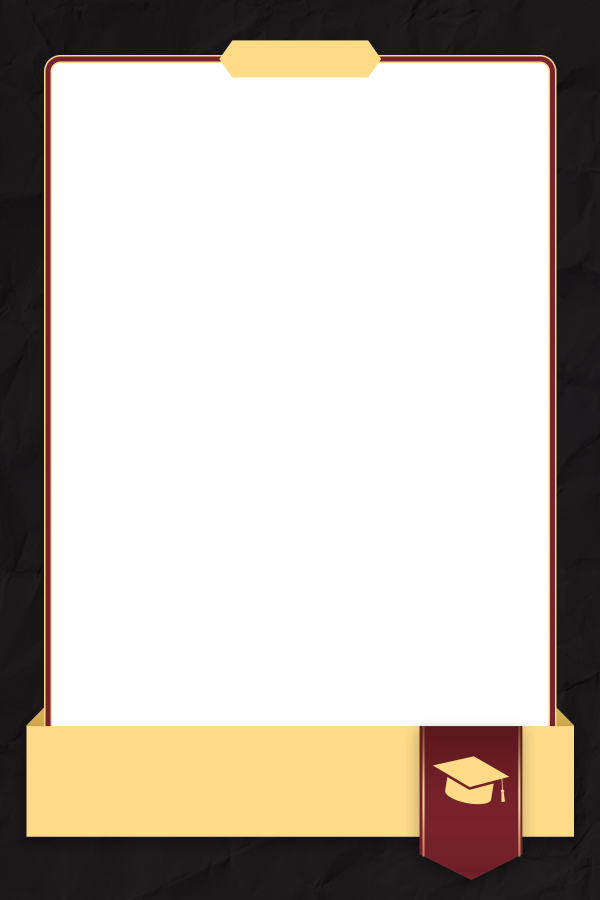
#> input picture assets/templates/4x6_01.png, 1200 x 1800 px, given in place of a, which was not available (shown at 1/2 size)
$ python -i image_processor.py   (imports and definitions only)
#> lines starting #> are read from the running program, lines starting #| are printed output that depends on the picture; pictures that were not available may be replaced by others from this repository, and a replacement may not be noted
import os
import json
import math
import numpy as np
from PIL import Image, ImageDraw, ImageFont

# [9 lines left out: function find_coeffs, not called in this run]

def get_template_config(template_path):
    if not template_path: return None
    config_path = template_path + ".json"
    if os.path.exists(config_path):
        with open(config_path, 'r') as f:
            return json.load(f)
    return None

def create_photostrip(image_paths, output_path, template_path=None, custom_coords=None, bg_color="#ffffff", shapes=None, overlays_data=None):
#> called with image_paths = 'assets/templates/4x6_01.png', output_path = 'out.png', bg_color = '#ffffff'
    if overlays_data is None: overlays_data = []
    if shapes is None: shapes = []

    if template_path and os.path.exists(template_path):
        template = Image.open(template_path).convert("RGBA")
        strip_width, strip_height = template.size
    else:
        template = None
        strip_width, strip_height = 600, 1800

    bg_hex = bg_color.lstrip('#') if bg_color else 'ffffff'
    try:
        if bg_color == "transparent":
            bg_rgba = (255, 255, 255, 0)
        elif len(bg_hex) == 6:
            bg_rgba = tuple(int(bg_hex[i:i+2], 16) for i in (0, 2, 4)) + (255,)
        else:
            bg_rgba = (255, 255, 255, 255)
    except:
        bg_rgba = (255, 255, 255, 255)

    canvas = Image.new('RGBA', (strip_width, strip_height), color=bg_rgba)
#> canvas: PIL image 600x1800 RGBA; every value is 255
    draw = ImageDraw.Draw(canvas)

    num_images = len(image_paths)
    if num_images == 0:
        if template: canvas = Image.alpha_composite(canvas, template)
        canvas.convert("RGB").save(output_path, "JPEG", quality=95)
        return output_path

    config = get_template_config(template_path)

    if not config or not config.get('slots'):
        # Fallback Auto-Spacing
        margin = 30
        available_height = strip_height - (margin * (num_images + 1)) - 150
        img_height = available_height // num_images
        img_width = strip_width - (margin * 2)
        y_offset = margin
        for i, path in enumerate(image_paths):
            img = Image.open(path).convert("RGBA")
#> img is the input picture: PIL image 1200x1800 RGBA; mean R, G, B, A 56.8, 46.8, 39, 100.6
            img = img.resize((img_width, img_height), Image.Resampling.LANCZOS)
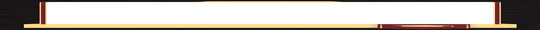
#> img: PIL image 540x30 RGBA; mean R, G, B, A 57.6, 46.6, 33.5, 100.6; transparent parts drawn white

            # Apply shape mask even for fallback layout
            slot_shape = shapes[i] if i < len(shapes) else 'rectangle'

            mask = Image.new('L', (img_width, img_height), 0)
#> mask: PIL image 540x30 L; every value is 0
            mask_draw = ImageDraw.Draw(mask)
            if slot_shape == 'circle':
                mask_draw.ellipse([0, 0, img_width, img_height], fill=255)
            elif slot_shape == 'rounded':
                mask_draw.rounded_rectangle([0, 0, img_width, img_height], radius=30, fill=255)
            else:
                mask_draw.rectangle([0, 0, img_width, img_height], fill=255)

            img.putalpha(mask)
#> mask: PIL image 540x30 L; every value is 255
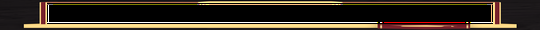
#> img: PIL image 540x30 RGBA; mean R, G, B, A 57.6, 46.6, 33.5, 255

            temp_layer = Image.new('RGBA', canvas.size, (0,0,0,0))
#> temp_layer: PIL image 600x1800 RGBA; every value is 0
            temp_layer.paste(img, (margin, y_offset))
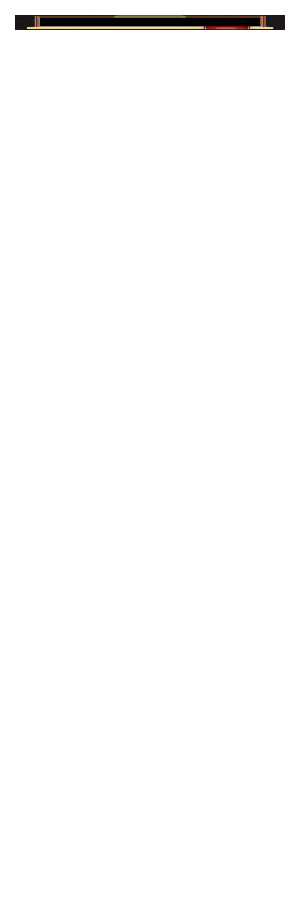
#> temp_layer: PIL image 600x1800 RGBA (shown at 1/2 size); mean R, G, B, A 0.9, 0.7, 0.5, 3.8; transparent parts drawn white
            canvas = Image.alpha_composite(canvas, temp_layer)
            y_offset += img_height + margin
    else:
        slots = config['slots']
        for i, path in enumerate(image_paths):
            if i >= len(slots): break
            slot = slots[i]
            pts = slot['points'] # [{'x':., 'y':.}, ...]

            # Target Quad
            target_quad = [(p['x'], p['y']) for p in pts]

            # Find bounding box of target quad
            min_x = min(p[0] for p in target_quad)
            max_x = max(p[0] for p in target_quad)
            min_y = min(p[1] for p in target_quad)
            max_y = max(p[1] for p in target_quad)

            tw, th = int(max_x - min_x), int(max_y - min_y)
            if tw == 0 or th == 0: continue

            img = Image.open(path).convert("RGBA")

            # Crop image to match aspect ratio of bounding box
            img_ratio = img.width / img.height
            target_ratio = tw / th
            if img_ratio > target_ratio:
                new_width = int(img.height * target_ratio)
                left = (img.width - new_width) / 2
                img = img.crop((left, 0, left + new_width, img.height))
            else:
                new_height = int(img.width / target_ratio)
                top = (img.height - new_height) / 2
                img = img.crop((0, top, img.width, top + new_height))

            img = img.resize((tw, th), Image.Resampling.LANCZOS)

            # Determine which shape to use
            # If it's a plain template, use the user's selected shape. Otherwise, stick to the template's defined shape.
            slot_shape = shapes[i] if (i < len(shapes) and template_path and 'plain_' in os.path.basename(template_path)) else slot.get('shape', 'rectangle')

            if len(target_quad) == 4 and slot_shape == 'rectangle':
                source_canvas_quad = [(0,0), (img.width,0), (img.width,img.height), (0,img.height)]
                coeffs = find_coeffs(source_canvas_quad, target_quad)
                warped = img.transform((strip_width, strip_height), Image.PERSPECTIVE, coeffs, Image.BICUBIC)
            else:
                warped = Image.new('RGBA', (strip_width, strip_height), (0,0,0,0))
                warped.paste(img, (int(min_x), int(min_y)))

            mask = Image.new('L', (strip_width, strip_height), 0)
            mask_draw = ImageDraw.Draw(mask)

            if slot_shape == 'circle':
                mask_draw.ellipse([min_x, min_y, max_x, max_y], fill=255)
            elif slot_shape == 'rounded':
                radius = 30
                mask_draw.rounded_rectangle([min_x, min_y, max_x, max_y], radius=radius, fill=255)
            elif slot_shape == 'star':
                cx, cy = (min_x + max_x) / 2, (min_y + max_y) / 2
                r_out = min(tw, th) / 2
                r_in = r_out * 0.4
                star_pts = []
                for j in range(10):
                    r = r_out if j % 2 == 0 else r_in
                    angle = math.pi/2 - j * (math.pi/5)
                    star_pts.append((cx + r * math.cos(angle), cy - r * math.sin(angle)))
                mask_draw.polygon(star_pts, fill=255)
            else:
                mask_draw.polygon(target_quad, fill=255)

            warped.putalpha(mask)
            canvas = Image.alpha_composite(canvas, warped)

    if template:
        canvas = Image.alpha_composite(canvas, template)

    if overlays_data:
        for o in overlays_data:
            try:
                temp_layer = Image.new('RGBA', canvas.size, (0,0,0,0))

                cx = float(o['cx'])
                cy = float(o['cy'])

                if o['type'] == 'sticker':
                    if 'base64' in o:
                        import base64
                        from io import BytesIO
                        img_data = base64.b64decode(o['base64'].split(',')[1])
                        element_img = Image.open(BytesIO(img_data)).convert("RGBA")
                        sw = int(float(o['width']))
                        sh = int(float(o['height']))
                        if sw > 0 and sh > 0:
                            element_img = element_img.resize((sw, sh), Image.Resampling.LANCZOS)
                    else:
                        if 'path' not in o or not os.path.exists(o['path']):
                            continue
                        element_img = Image.open(o['path']).convert("RGBA")
                        sw = int(float(o['width']))
                        sh = int(float(o['height']))
                        if sw <= 0 or sh <= 0: continue
                        element_img = element_img.resize((sw, sh), Image.Resampling.LANCZOS)


                rot = float(o.get('rotation', 0))
                if rot != 0:
                    element_img = element_img.rotate(-rot, expand=True, resample=Image.Resampling.BICUBIC)

                offset_x = int(cx - element_img.width / 2)
                offset_y = int(cy - element_img.height / 2)

                temp_layer.paste(element_img, (offset_x, offset_y))
                canvas = Image.alpha_composite(canvas, temp_layer)
            except Exception as e:
                print(f"Overlay error: {e}")

    if output_path.lower().endswith('.png'):
        canvas.save(output_path, "PNG")
    else:
        canvas.convert("RGB").save(output_path, "JPEG", quality=95)
    return output_path

# [49 lines left out: function create_a4_layout, not called in this run]

#> (the run stopped early here; a loop or call above may not have finished)
